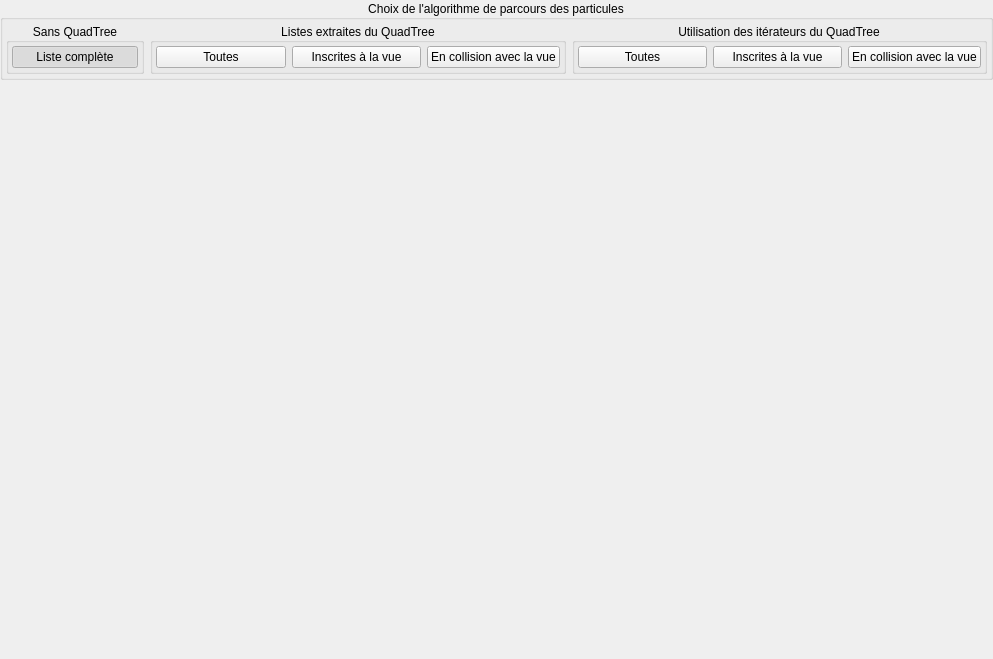
<?xml version="1.0" encoding="UTF-8"?>
<ui version="4.0">
 <class>MainWindowClass</class>
 <widget class="QWidget" name="MainWindowClass">
  <property name="geometry">
   <rect>
    <x>0</x>
    <y>0</y>
    <width>993</width>
    <height>659</height>
   </rect>
  </property>
  <property name="windowTitle">
   <string>MainWindow</string>
  </property>
  <layout class="QVBoxLayout" name="verticalLayout">
   <property name="spacing">
    <number>6</number>
   </property>
   <property name="leftMargin">
    <number>0</number>
   </property>
   <property name="topMargin">
    <number>0</number>
   </property>
   <property name="rightMargin">
    <number>0</number>
   </property>
   <property name="bottomMargin">
    <number>0</number>
   </property>
   <item>
    <widget class="QGroupBox" name="groupBox">
     <property name="sizePolicy">
      <sizepolicy hsizetype="Preferred" vsizetype="Maximum">
       <horstretch>0</horstretch>
       <verstretch>0</verstretch>
      </sizepolicy>
     </property>
     <property name="title">
      <string>Choix de l'algorithme de parcours des particules</string>
     </property>
     <property name="alignment">
      <set>Qt::AlignCenter</set>
     </property>
     <layout class="QHBoxLayout" name="horizontalLayout_3" stretch="1,3,3">
      <property name="leftMargin">
       <number>3</number>
      </property>
      <property name="topMargin">
       <number>3</number>
      </property>
      <property name="rightMargin">
       <number>3</number>
      </property>
      <property name="bottomMargin">
       <number>3</number>
      </property>
      <item>
       <widget class="QGroupBox" name="groupBox_4">
        <property name="sizePolicy">
         <sizepolicy hsizetype="Preferred" vsizetype="Expanding">
          <horstretch>0</horstretch>
          <verstretch>0</verstretch>
         </sizepolicy>
        </property>
        <property name="title">
         <string>Sans QuadTree</string>
        </property>
        <property name="alignment">
         <set>Qt::AlignCenter</set>
        </property>
        <layout class="QVBoxLayout" name="verticalLayout_2">
         <property name="leftMargin">
          <number>3</number>
         </property>
         <property name="topMargin">
          <number>3</number>
         </property>
         <property name="rightMargin">
          <number>3</number>
         </property>
         <property name="bottomMargin">
          <number>3</number>
         </property>
         <item>
          <widget class="QPushButton" name="btnList">
           <property name="text">
            <string>Liste complète</string>
           </property>
           <property name="checkable">
            <bool>true</bool>
           </property>
           <property name="checked">
            <bool>true</bool>
           </property>
           <property name="autoExclusive">
            <bool>true</bool>
           </property>
          </widget>
         </item>
        </layout>
       </widget>
      </item>
      <item>
       <widget class="QGroupBox" name="groupBox_2">
        <property name="sizePolicy">
         <sizepolicy hsizetype="Preferred" vsizetype="Maximum">
          <horstretch>0</horstretch>
          <verstretch>0</verstretch>
         </sizepolicy>
        </property>
        <property name="title">
         <string>Listes extraites du QuadTree</string>
        </property>
        <property name="alignment">
         <set>Qt::AlignCenter</set>
        </property>
        <layout class="QHBoxLayout" name="horizontalLayout">
         <property name="leftMargin">
          <number>3</number>
         </property>
         <property name="topMargin">
          <number>3</number>
         </property>
         <property name="rightMargin">
          <number>3</number>
         </property>
         <property name="bottomMargin">
          <number>3</number>
         </property>
         <item>
          <widget class="QPushButton" name="btnAllFun">
           <property name="text">
            <string>Toutes</string>
           </property>
           <property name="checkable">
            <bool>true</bool>
           </property>
           <property name="autoExclusive">
            <bool>true</bool>
           </property>
          </widget>
         </item>
         <item>
          <widget class="QPushButton" name="btnInscFun">
           <property name="text">
            <string>Inscrites à la vue</string>
           </property>
           <property name="checkable">
            <bool>true</bool>
           </property>
           <property name="autoExclusive">
            <bool>true</bool>
           </property>
          </widget>
         </item>
         <item>
          <widget class="QPushButton" name="btnCollFun">
           <property name="text">
            <string>En collision avec la vue</string>
           </property>
           <property name="checkable">
            <bool>true</bool>
           </property>
           <property name="autoExclusive">
            <bool>true</bool>
           </property>
          </widget>
         </item>
        </layout>
       </widget>
      </item>
      <item>
       <widget class="QGroupBox" name="groupBox_3">
        <property name="sizePolicy">
         <sizepolicy hsizetype="Preferred" vsizetype="Maximum">
          <horstretch>0</horstretch>
          <verstretch>0</verstretch>
         </sizepolicy>
        </property>
        <property name="title">
         <string>Utilisation des itérateurs du QuadTree</string>
        </property>
        <property name="alignment">
         <set>Qt::AlignCenter</set>
        </property>
        <layout class="QHBoxLayout" name="horizontalLayout_2">
         <property name="leftMargin">
          <number>3</number>
         </property>
         <property name="topMargin">
          <number>3</number>
         </property>
         <property name="rightMargin">
          <number>3</number>
         </property>
         <property name="bottomMargin">
          <number>3</number>
         </property>
         <item>
          <widget class="QPushButton" name="btnAllIt">
           <property name="text">
            <string>Toutes</string>
           </property>
           <property name="checkable">
            <bool>true</bool>
           </property>
           <property name="autoExclusive">
            <bool>true</bool>
           </property>
          </widget>
         </item>
         <item>
          <widget class="QPushButton" name="btnInscIt">
           <property name="text">
            <string>Inscrites à la vue</string>
           </property>
           <property name="checkable">
            <bool>true</bool>
           </property>
           <property name="autoExclusive">
            <bool>true</bool>
           </property>
          </widget>
         </item>
         <item>
          <widget class="QPushButton" name="btnCollIt">
           <property name="text">
            <string>En collision avec la vue</string>
           </property>
           <property name="checkable">
            <bool>true</bool>
           </property>
           <property name="autoExclusive">
            <bool>true</bool>
           </property>
          </widget>
         </item>
        </layout>
       </widget>
      </item>
     </layout>
    </widget>
   </item>
   <item>
    <widget class="Particules" name="widget" native="true">
     <property name="sizePolicy">
      <sizepolicy hsizetype="Expanding" vsizetype="MinimumExpanding">
       <horstretch>0</horstretch>
       <verstretch>0</verstretch>
      </sizepolicy>
     </property>
    </widget>
   </item>
  </layout>
 </widget>
 <layoutdefault spacing="6" margin="11"/>
 <customwidgets>
  <customwidget>
   <class>Particules</class>
   <extends>QWidget</extends>
   <header>Particules.h</header>
   <container>1</container>
   <slots>
    <slot>onIterAlgorithmList()</slot>
    <slot>onIterAlgorithmQuadTreeAllFunction()</slot>
    <slot>onIterAlgorithmQuadTreeFindInscribedFunction()</slot>
    <slot>onIterAlgorithmQuadTreeFindCollidingFunction()</slot>
    <slot>onIterAlgorithmQuadTreeIterators()</slot>
    <slot>onIterAlgorithmQuadTreeInscribedIterators()</slot>
    <slot>onIterAlgorithmQuadTreeCollidingIterators()</slot>
   </slots>
  </customwidget>
 </customwidgets>
 <tabstops>
  <tabstop>btnList</tabstop>
  <tabstop>btnAllFun</tabstop>
  <tabstop>btnInscFun</tabstop>
  <tabstop>btnCollFun</tabstop>
  <tabstop>btnAllIt</tabstop>
  <tabstop>btnInscIt</tabstop>
  <tabstop>btnCollIt</tabstop>
 </tabstops>
 <resources/>
 <connections>
  <connection>
   <sender>btnList</sender>
   <signal>pressed()</signal>
   <receiver>widget</receiver>
   <slot>onIterAlgorithmList()</slot>
   <hints>
    <hint type="sourcelabel">
     <x>68</x>
     <y>61</y>
    </hint>
    <hint type="destinationlabel">
     <x>74</x>
     <y>133</y>
    </hint>
   </hints>
  </connection>
  <connection>
   <sender>btnAllFun</sender>
   <signal>pressed()</signal>
   <receiver>widget</receiver>
   <slot>onIterAlgorithmQuadTreeAllFunction()</slot>
   <hints>
    <hint type="sourcelabel">
     <x>203</x>
     <y>65</y>
    </hint>
    <hint type="destinationlabel">
     <x>206</x>
     <y>152</y>
    </hint>
   </hints>
  </connection>
  <connection>
   <sender>btnInscFun</sender>
   <signal>pressed()</signal>
   <receiver>widget</receiver>
   <slot>onIterAlgorithmQuadTreeFindInscribedFunction()</slot>
   <hints>
    <hint type="sourcelabel">
     <x>326</x>
     <y>59</y>
    </hint>
    <hint type="destinationlabel">
     <x>338</x>
     <y>138</y>
    </hint>
   </hints>
  </connection>
  <connection>
   <sender>btnCollFun</sender>
   <signal>pressed()</signal>
   <receiver>widget</receiver>
   <slot>onIterAlgorithmQuadTreeFindCollidingFunction()</slot>
   <hints>
    <hint type="sourcelabel">
     <x>445</x>
     <y>67</y>
    </hint>
    <hint type="destinationlabel">
     <x>463</x>
     <y>209</y>
    </hint>
   </hints>
  </connection>
  <connection>
   <sender>btnAllIt</sender>
   <signal>pressed()</signal>
   <receiver>widget</receiver>
   <slot>onIterAlgorithmQuadTreeIterators()</slot>
   <hints>
    <hint type="sourcelabel">
     <x>621</x>
     <y>67</y>
    </hint>
    <hint type="destinationlabel">
     <x>617</x>
     <y>195</y>
    </hint>
   </hints>
  </connection>
  <connection>
   <sender>btnInscIt</sender>
   <signal>pressed()</signal>
   <receiver>widget</receiver>
   <slot>onIterAlgorithmQuadTreeInscribedIterators()</slot>
   <hints>
    <hint type="sourcelabel">
     <x>761</x>
     <y>67</y>
    </hint>
    <hint type="destinationlabel">
     <x>761</x>
     <y>185</y>
    </hint>
   </hints>
  </connection>
  <connection>
   <sender>btnCollIt</sender>
   <signal>pressed()</signal>
   <receiver>widget</receiver>
   <slot>onIterAlgorithmQuadTreeCollidingIterators()</slot>
   <hints>
    <hint type="sourcelabel">
     <x>890</x>
     <y>68</y>
    </hint>
    <hint type="destinationlabel">
     <x>890</x>
     <y>221</y>
    </hint>
   </hints>
  </connection>
 </connections>
</ui>
